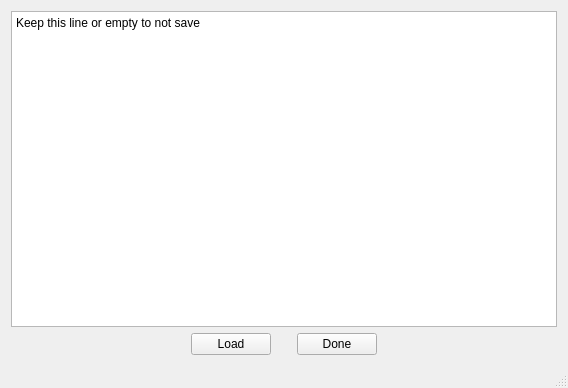
<?xml version="1.0" encoding="UTF-8"?>
<ui version="4.0">
 <class>RunLog</class>
 <widget class="QMainWindow" name="RunLog">
  <property name="geometry">
   <rect>
    <x>0</x>
    <y>0</y>
    <width>568</width>
    <height>388</height>
   </rect>
  </property>
  <property name="windowTitle">
   <string>Run log</string>
  </property>
  <widget class="QWidget" name="centralwidget">
   <property name="autoFillBackground">
    <bool>false</bool>
   </property>
   <layout class="QGridLayout" name="gridLayout">
    <item row="0" column="0">
     <layout class="QVBoxLayout" name="verticalLayout">
      <item>
       <layout class="QHBoxLayout" name="horizontalLayout">
        <item>
         <widget class="QPlainTextEdit" name="runlogfield">
          <property name="plainText">
           <string>Keep this line or empty to not save</string>
          </property>
         </widget>
        </item>
       </layout>
      </item>
      <item>
       <layout class="QHBoxLayout" name="horizontalLayout_2">
        <item>
         <spacer name="horizontalSpacer">
          <property name="orientation">
           <enum>Qt::Horizontal</enum>
          </property>
          <property name="sizeHint" stdset="0">
           <size>
            <width>40</width>
            <height>20</height>
           </size>
          </property>
         </spacer>
        </item>
        <item>
         <widget class="QPushButton" name="loadb">
          <property name="text">
           <string>Load</string>
          </property>
         </widget>
        </item>
        <item>
         <spacer name="horizontalSpacer_3">
          <property name="orientation">
           <enum>Qt::Horizontal</enum>
          </property>
          <property name="sizeType">
           <enum>QSizePolicy::Fixed</enum>
          </property>
          <property name="sizeHint" stdset="0">
           <size>
            <width>20</width>
            <height>20</height>
           </size>
          </property>
         </spacer>
        </item>
        <item>
         <widget class="QPushButton" name="doneb">
          <property name="text">
           <string>Done</string>
          </property>
         </widget>
        </item>
        <item>
         <spacer name="horizontalSpacer_2">
          <property name="orientation">
           <enum>Qt::Horizontal</enum>
          </property>
          <property name="sizeHint" stdset="0">
           <size>
            <width>40</width>
            <height>20</height>
           </size>
          </property>
         </spacer>
        </item>
       </layout>
      </item>
     </layout>
    </item>
   </layout>
  </widget>
  <widget class="QMenuBar" name="menubar">
   <property name="geometry">
    <rect>
     <x>0</x>
     <y>0</y>
     <width>568</width>
     <height>24</height>
    </rect>
   </property>
  </widget>
  <widget class="QStatusBar" name="statusbar"/>
 </widget>
 <layoutdefault spacing="6" margin="11"/>
 <resources/>
 <connections/>
</ui>
